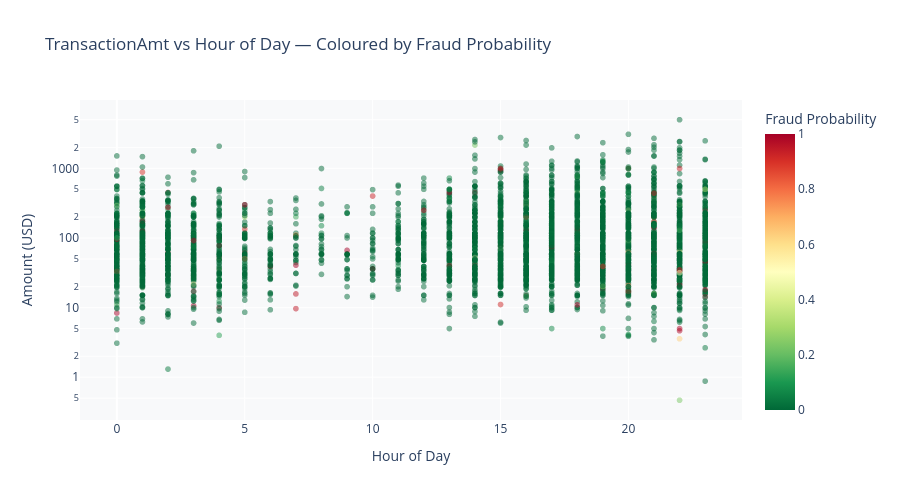

The notebook cell this image was saved under:
### Code cell
# ─── 7.2 Bonus — Interactive Plotly Scatter ───────────────────────────────────
import plotly.express as px
import plotly.io as pio

if "HourOfDay" in test_df.columns:
    sample_plot = test_df.sample(min(5000, len(test_df)), random_state=42)
    fig_plotly = px.scatter(
        sample_plot,
        x="HourOfDay",
        y="TransactionAmt",
        color="FraudProb",
        color_continuous_scale="RdYlGn_r",
        opacity=0.5,
        title="TransactionAmt vs Hour of Day — Coloured by Fraud Probability",
        labels={"HourOfDay":"Hour of Day","TransactionAmt":"Amount (USD)",
                "FraudProb":"Fraud Probability"},
        log_y=True,
        height=500,
    )
    fig_plotly.update_layout(paper_bgcolor="white", plot_bgcolor="#f8f9fa")
    fig_plotly.write_html("charts/plotly_scatter.html")
    fig_plotly.show()
    print("✅ Saved charts/plotly_scatter.html")

### Figure 1 — Plotly figure (JSON) as saved in the notebook; plotly's stock layout.template omitted (floating-point values rounded to 4 significant figures; data arrays with more than 128 entries replaced by an {"elided": "..."} marker saying what was removed)
{"data": [{"hovertemplate": "Hour of Day=%{x}<br>Amount (USD)=%{y}<br>Fraud Probability=%{marker.color}<extra></extra>", "legendgroup": "", "marker": {"color": {"elided": "5000 float values"}, "coloraxis": "coloraxis", "opacity": 0.5, "symbol": "circle"}, "mode": "markers", "name": "", "showlegend": false, "type": "scattergl", "x": {"elided": "5000 int values"}, "xaxis": "x", "y": {"elided": "5000 float values"}, "yaxis": "y"}], "layout": {"coloraxis": {"colorbar": {"title": {"text": "Fraud Probability"}}, "colorscale": [[0, "rgb(0,104,55)"], [0.1, "rgb(26,152,80)"], [0.2, "rgb(102,189,99)"], [0.3, "rgb(166,217,106)"], [0.4, "rgb(217,239,139)"], [0.5, "rgb(255,255,191)"], [0.6, "rgb(254,224,139)"], [0.7, "rgb(253,174,97)"], [0.8, "rgb(244,109,67)"], [0.9, "rgb(215,48,39)"], [1, "rgb(165,0,38)"]]}, "height": 500, "legend": {"tracegroupgap": 0}, "paper_bgcolor": "white", "plot_bgcolor": "#f8f9fa", "title": {"text": "TransactionAmt vs Hour of Day — Coloured by Fraud Probability"}, "xaxis": {"anchor": "y", "domain": [0, 1], "title": {"text": "Hour of Day"}}, "yaxis": {"anchor": "x", "domain": [0, 1], "title": {"text": "Amount (USD)"}, "type": "log"}}}
